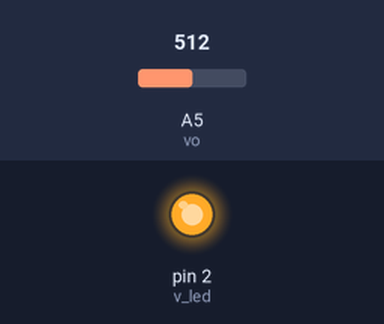
Bench run of a sketch on a simulated Arduino Uno, built with avr-gcc and run on an emulated ATmega328P. On the bench: output pins drawn as LEDs (lit = HIGH). Inputs (shaded band) come from the test bench; at power-on: A5 (vo) = 512. What the sketch prints to the serial monitor is not drawn.

Above: at 0.1 s.
Timing chart, 0 to 1.6 s (numbered marks = the images above):
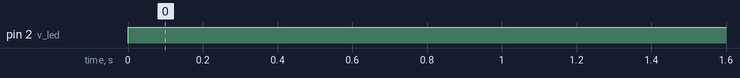

Measured:
- by itself, pin 2 (v_led): LOW → HIGH at 0.00 s

The sketch:

dust_sensor.ino
```cpp
#include <Wire.h>

#define no_dust 0.35 //먼지 없을 때 초기값

int state=0; //현재 상태
int pre_state=0; //이전 상태

//미세먼지
int vo = A5; //input핀 - A5
int v_led = 2; //미세먼지 내부 led - D2
float vo_value = 0; //센서가 Read 한 Analog value (0~1023)
float Voltage = 0; //Analog -> Voltage 변환 값
float dust_density = 0; //미세먼지 농도 값
float dust_sum = 0; //미세먼지 값 저장 (10번 측정)
int dust_avg = 0; //

void setup() {
  // put your setup code here, to run once:
  Serial.begin(9600); //시리얼 통신 시작
  pinMode(v_led,OUTPUT);
  pinMode(vo,INPUT);
}


void loop() {
  // put your main code here, to run repeatedly:


  for(int i=0; i<11; i++) { //10번 측정

  //미세먼지 측정
    digitalWrite(v_led, LOW); // 미세먼지 센서 내의 LED ON
    delayMicroseconds(280); // 280us Delay
    vo_value = analogRead(A5); // 미세먼지 측정 값 READ (Analog)
    delayMicroseconds(40); // 40us Delay
    digitalWrite(v_led, HIGH); // 미세먼지 센서 내의 LED OFF
    delayMicroseconds(9680);  // 9680us Delay

    Voltage = vo_value * 5.0 / 1023.0 ; // 아날로그 값을 전압으로 변환
    dust_density = (Voltage - no_dust) / 0.005;  // 전압 이용하여 미세먼지 농도 계산

    dust_sum += dust_density; //측정한 미세먼지 값 저장

    delay(500);
  }


   //10번 측정한 값 평균
  dust_avg = dust_sum/10;

  Serial.print ("dust_avg : ");
  Serial.println (dust_avg);

  Serial.print ("dust_sum : ");
  Serial.println (dust_sum);


  //state 변경
  if(dust_avg < 400) { //기준 이하면
    state = 0; //Open상태
    Serial.println ("Weather is good for 5s");
  }

  else { //기준 이상이면
    state = 1;
    Serial.println ("Weather is bad for 5s");
  }

  Serial.println ("---------before----------"); //비교 전
  Serial.print ("state : ");
  Serial.println (state);

  Serial.print ("pre_state : ");
  Serial.println (pre_state);

  Serial.println ("-------------------------");


 //pre_state 와 state 비교하여 동작
  if(state != pre_state) {
      if (state==1) { //pre_state=0, state=1
        Serial.println ("Motor Right"); //보호창 올리기 위해 모터 회전
        Serial.println ("Close");
      }

     else { //pre_state=1, state=0
        Serial.println ("Motor Left"); //보호창 내리기 위해 모터 회전
        Serial.println ("Open");
      }
  }

  else {
    // state same. nothing
  }


  delay (1000);
  pre_state = state;
  delay (500);

  Serial.println ("---------after---------"); //비교 후
  Serial.print ("state : ");
  Serial.println (state);

  Serial.print ("pre_state : ");
  Serial.println (pre_state);
  Serial.println ("-----------------------");

  Serial.println ("END");

  dust_sum = 0;

}
```
